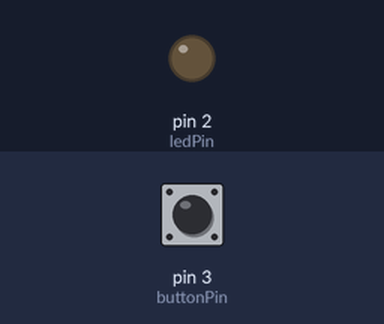
Bench run of a sketch on a simulated Arduino Uno, built with avr-gcc and run on an emulated ATmega328P. Parts: output pins drawn as LEDs (lit = HIGH). Inputs (shaded band) come from the test bench; at power-on: pin 3 (buttonPin) LOW.

Above: at 1.2 s.
1.3 s: pin 3 (buttonPin) pulled HIGH for 0.15 s
At 1.37 s:
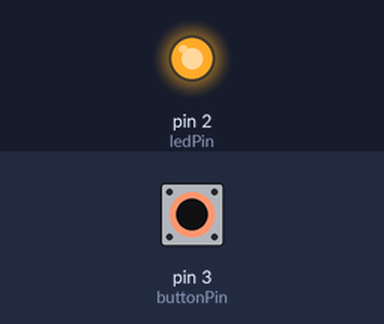
2.9 s: pin 3 (buttonPin) pulled HIGH for 3.2 s
At 6.8 s:
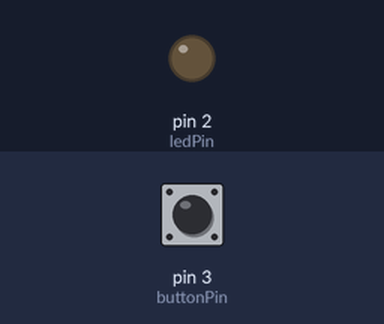
Timing chart, 0 to 8.3 s (numbered marks = the images above; inputs shaded):
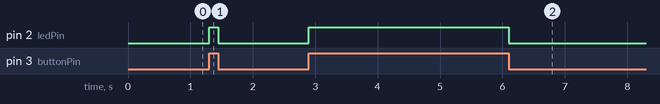

The sketch:

exercise_5a.ino
```cpp
/*
   LED on when button is pressed, otherwise off
*/

// Pin assignments
int ledPin = 2;   // pin for red LED
int buttonPin = 3;   // pin for button

// Variables
int buttonState = 0;  // button not pressed

void setup() {
  // declare pins
  pinMode(ledPin, OUTPUT);
  pinMode(buttonPin, INPUT);
}

void loop() {
  // read button state
  buttonState = digitalRead(buttonPin);

  if (buttonState == HIGH)  // button pressed
  {
    digitalWrite(ledPin, HIGH);  // turn LED on
  }
  else  // button not pressed
  {
    digitalWrite(ledPin, LOW);  // turn LED off
  }
}
```

Measured:
- after the input at 1.3 s, pin 2 (ledPin): LOW → HIGH at once, → LOW 0.15 s later
- after the input at 2.9 s, pin 2 (ledPin): LOW → HIGH at once, → LOW 3.2 s later
